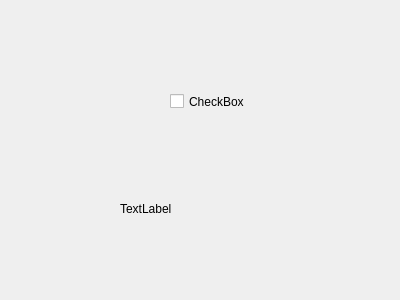
<?xml version="1.0" encoding="UTF-8"?>
<ui version="4.0">
 <class>Form</class>
 <widget class="QWidget" name="Form">
  <property name="geometry">
   <rect>
    <x>0</x>
    <y>0</y>
    <width>400</width>
    <height>300</height>
   </rect>
  </property>
  <property name="windowTitle">
   <string>Form</string>
  </property>
  <widget class="QCheckBox" name="checkBox">
   <property name="geometry">
    <rect>
     <x>170</x>
     <y>90</y>
     <width>92</width>
     <height>23</height>
    </rect>
   </property>
   <property name="text">
    <string>CheckBox</string>
   </property>
  </widget>
  <widget class="QLabel" name="label">
   <property name="geometry">
    <rect>
     <x>120</x>
     <y>200</y>
     <width>67</width>
     <height>17</height>
    </rect>
   </property>
   <property name="text">
    <string>TextLabel</string>
   </property>
  </widget>
 </widget>
 <resources/>
 <connections/>
</ui>
